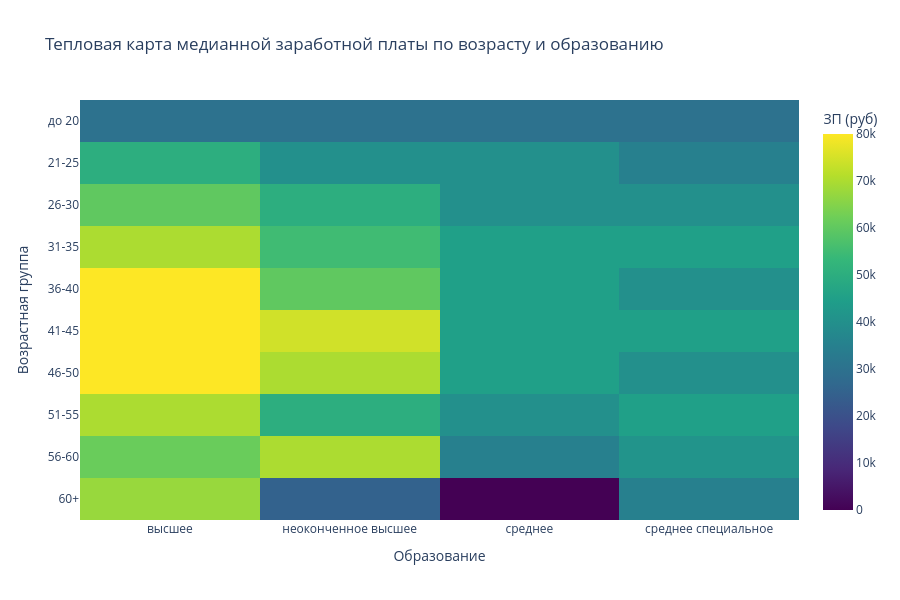

Notebook source saved alongside this figure:
### Markdown cell above
7. Постройте сводную таблицу, иллюстрирующую зависимость **медианной** желаемой заработной платы от возраста (**"Возраст"**) и образования (**"Образование"**). На полученной сводной таблице постройте **тепловую карту**. Проанализируйте тепловую карту, сравнив показатели внутри групп.

### Code cell
data['Возрастная_группа'] = pd.cut(data['Возраст'], 
                                  bins=[0, 20, 25, 30, 35, 40, 45, 50, 55, 60, 100],
                                  labels=['до 20', '21-25', '26-30', '31-35', '36-40', 
                                         '41-45', '46-50', '51-55', '56-60', '60+'])

pivot_table = data.pivot_table(
    values='ЗП (руб)',
    index='Возрастная_группа',
    columns='Образование',
    aggfunc='median',
    fill_value=0
)

print("Сводная таблица медианных зарплат:")
print(pivot_table.round(0))

fig = px.imshow(
    pivot_table,
    title='Тепловая карта медианной заработной платы по возрасту и образованию',
    labels=dict(x="Образование", y="Возрастная группа", color="ЗП (руб)"),
    aspect="auto",
    color_continuous_scale='Viridis'
)

fig.update_layout(
    xaxis_title='Образование',
    yaxis_title='Возрастная группа',
    height=600
)

fig.show()

print("\nАнализ карьерного роста по образованиям:")

career_growth = {}
for education in pivot_table.columns:
    young_salary = pivot_table[education].iloc[1]  # возраст 21-25
    mature_salary = pivot_table[education].iloc[4]  # возраст 36-40
    growth = mature_salary - young_salary
    growth_percentage = (growth / young_salary) * 100
    career_growth[education] = {
        'start_salary': young_salary,
        'peak_salary': mature_salary,
        'absolute_growth': growth,
        'percentage_growth': growth_percentage
    }
    print(f"{education}: с {young_salary:,.0f} до {mature_salary:,.0f} руб "
          f"(+{growth:,.0f} руб, +{growth_percentage:.1f}%)")

fastest_growth_edu = max(career_growth.items(), key=lambda x: x[1]['percentage_growth'])
print(f"\nСамый быстрый карьерный рост наблюдается у: {fastest_growth_edu[0]}")
print(f"Рост зарплаты: +{fastest_growth_edu[1]['percentage_growth']:.1f}%")
print(f"\nМаксимальные медианные зарплаты по образованиям:")
max_salaries_by_edu = pivot_table.max().sort_values(ascending=False)
for edu, salary in max_salaries_by_edu.items():
    age_group = pivot_table[edu].idxmax()
    print(f"{edu}: {salary:,.0f} руб (в возрасте {age_group})")

### Figure 1 — Plotly figure (JSON) as saved in the notebook; plotly's stock layout.template omitted (floating-point values rounded to 4 significant figures)
{"data": [{"coloraxis": "coloraxis", "hovertemplate": "Образование: %{x}<br>Возрастная группа: %{y}<br>ЗП (руб): %{z}<extra></extra>", "name": "0", "type": "heatmap", "x": ["высшее", "неоконченное высшее", "среднее", "среднее специальное"], "xaxis": "x", "y": ["до 20", "21-25", "26-30", "31-35", "36-40", "41-45", "46-50", "51-55", "56-60", "60+"], "yaxis": "y", "z": [[30000.0, 30000.0, 30000.0, 30000.0], [50000.0, 40000.0, 40000.0, 35000.0], [60000.0, 50000.0, 40000.0, 40000.0], [70000.0, 55000.0, 45000.0, 45000.0], [80000.0, 60000.0, 45000.0, 40000.0], [80000.0, 74500.0, 45000.0, 45000.0], [80000.0, 70000.0, 45000.0, 40000.0], [70000.0, 50000.0, 40000.0, 45000.0], [61500.0, 70000.0, 35000.0, 41220.0], [67500.0, 25000.0, 0.0, 35000.0]]}], "layout": {"coloraxis": {"colorbar": {"title": {"text": "ЗП (руб)"}}, "colorscale": [[0, "#440154"], [0.1111, "#482878"], [0.2222, "#3e4989"], [0.3333, "#31688e"], [0.4444, "#26828e"], [0.5556, "#1f9e89"], [0.6667, "#35b779"], [0.7778, "#6ece58"], [0.8889, "#b5de2b"], [1, "#fde725"]]}, "height": 600, "title": {"text": "Тепловая карта медианной заработной платы по возрасту и образованию"}, "xaxis": {"anchor": "y", "domain": [0, 1], "title": {"text": "Образование"}}, "yaxis": {"anchor": "x", "autorange": "reversed", "domain": [0, 1], "title": {"text": "Возрастная группа"}}}}
